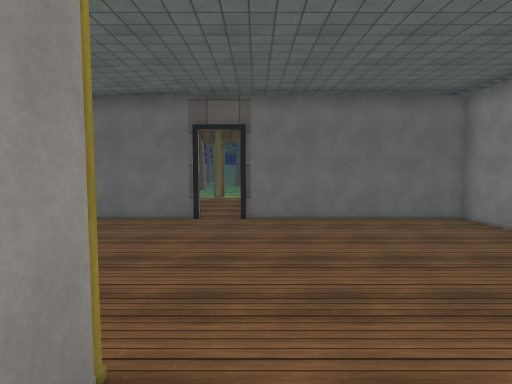
View 1 (above)

22 first-person views from a walk through a scene from a Unity 3-D project. The camera is 1.5 m above the floor, tilts 4° down and sees 80° across. The floor is counted in squares, 1 m on a side. Each view is taken from the middle of a square. On the plan, view 1 faces up. The plan holds only what a view shows up to about 15 squares ahead; the rest is blank. The place goes on beyond the plan. Some surface patterns are stand-ins.

View 2
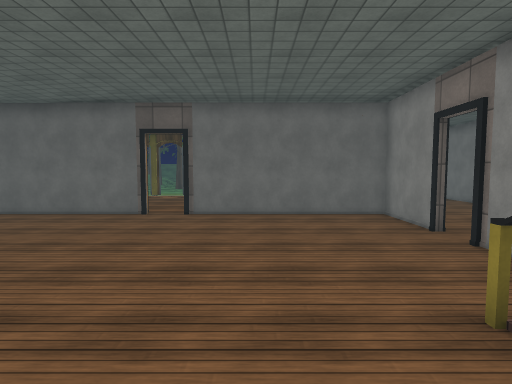

View 3
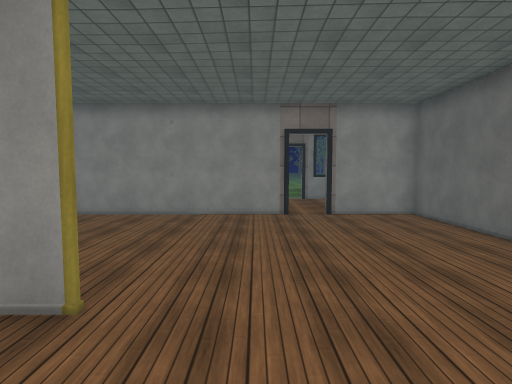

View 4
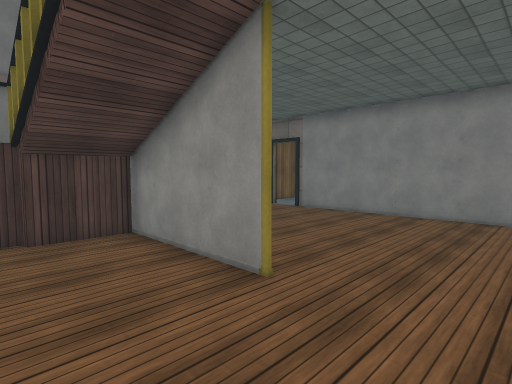

View 5
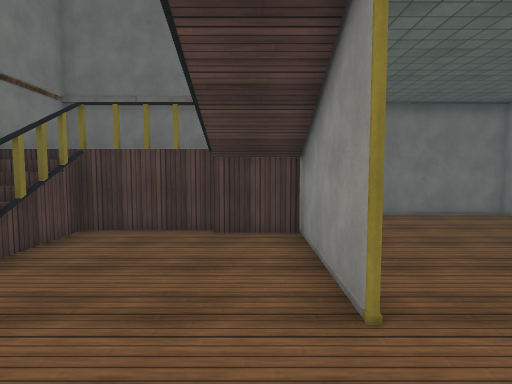

View 6
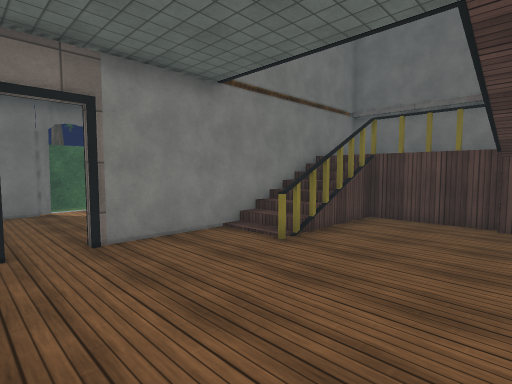

View 7
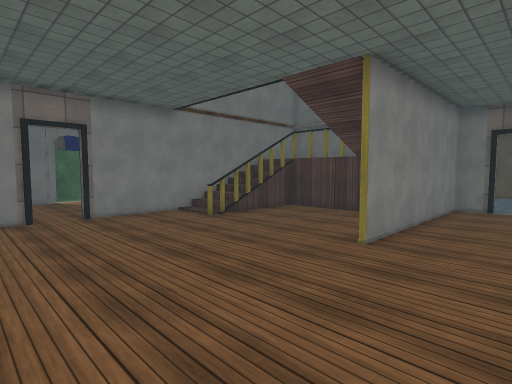

View 8
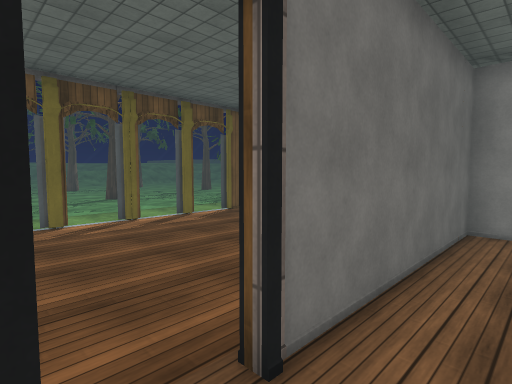

View 9
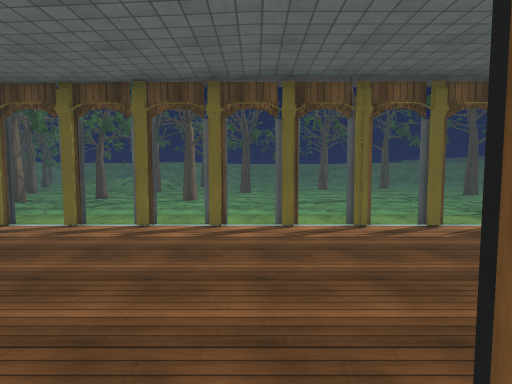

View 10
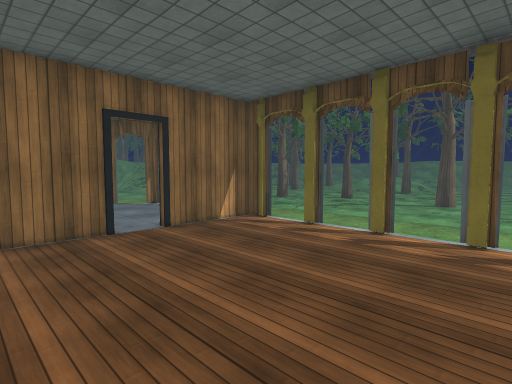

View 11
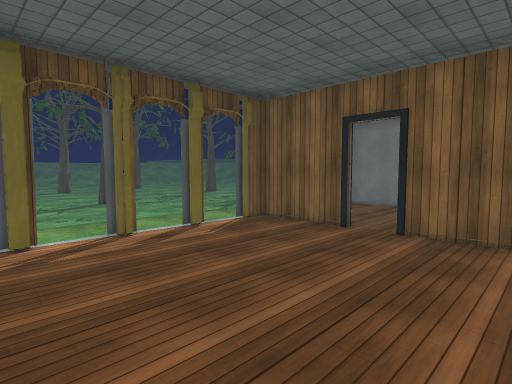

View 12
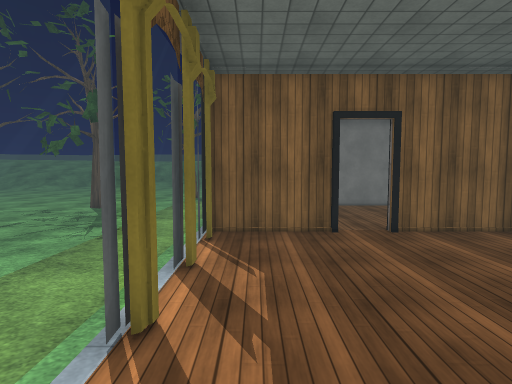

View 13
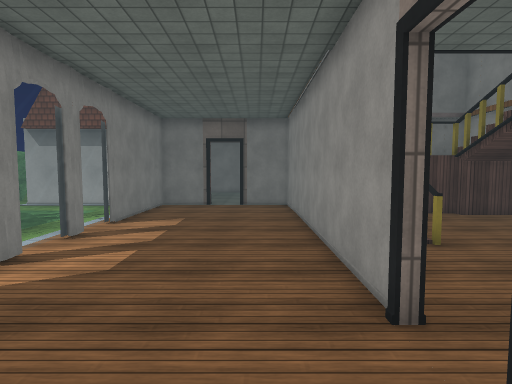

View 14
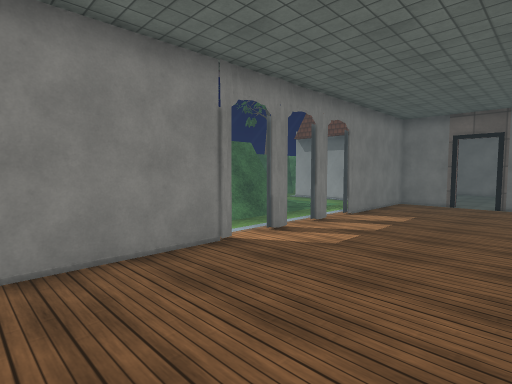

View 15
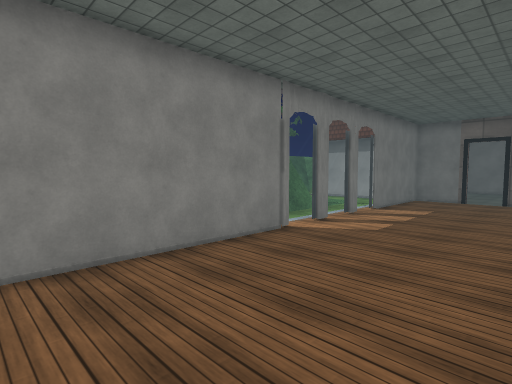

View 16
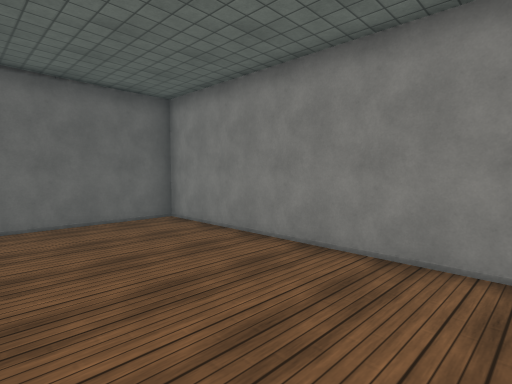

View 17
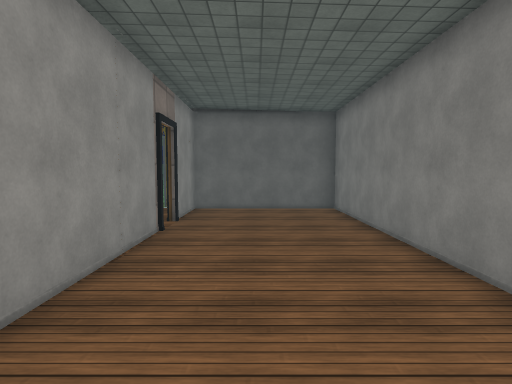

View 18
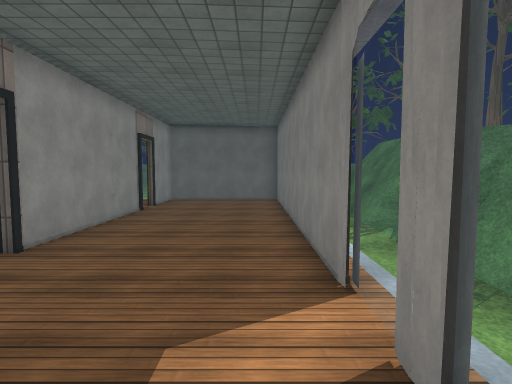

View 19
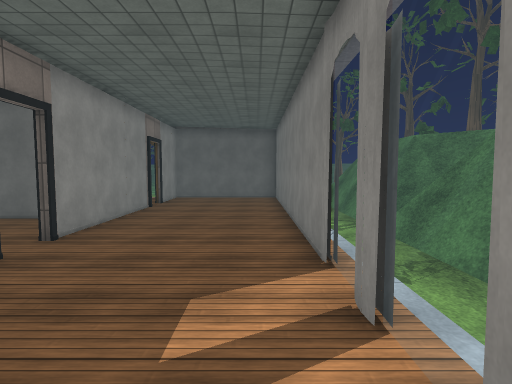

View 20
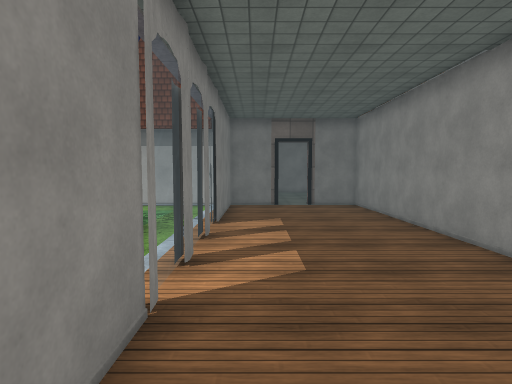

View 21
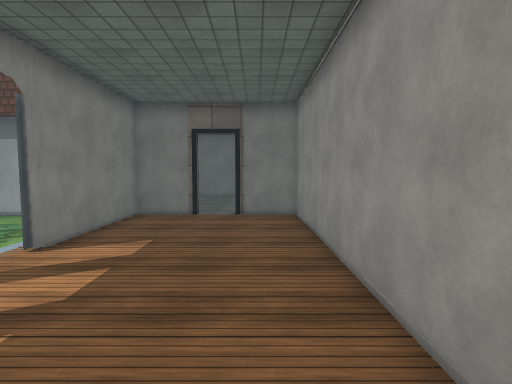

View 22
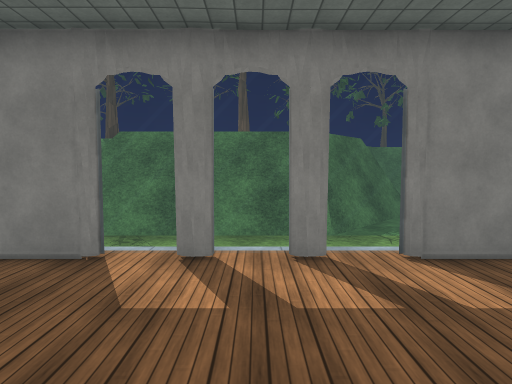

### Floor plan
Key: @ floor where view 1 was taken; # wall or solid block; . floor; / step, stairs or slope; = window, fence, low wall or low ledge; v drop or lower ground; T thing the floor can be seen under or through; O other object.
Columns run from 9 left of view 1 to 17 right of it. Each row starts with its distance up from view 1.
 28                       ..
 27            ..        ...
 26    ..      ...      ....
 25    ...    ...#    ......
 24 .. ... .. ...... ......
 23 ...... ..............#
 22  ....................
 21 .....................
 20 ..................  .
 19 .....................
 18  ....................
 17 #O=O=O=O=O=O=O=#######
 16 #..............#.....#
 15 #..............#.....#  ##=
 14 #..............#.....#  #vv
 13 #....................#  #
 12 #..............#.....#  #
 11 #..............#.....# .#
 10 ########.#######.....# .#v
  9 #..............#.....#..===
  8 #..............#.....#..##=
  7 #..............#.....#..#=
  6 .....................T..#
  5 #..............#.....T..#
  4 #..............#.....=..#
  3 #..............#.....#..#
  2 #.......O....#.#.....=..#
  1 #.......#....#/#.....#..#
  0 #.......#@...v/#.....=..=v
 -1 #.......#....v/#.....T...#v
 -2 #.......#....#/#.....T....#
 -3 #.......# #### #.....#.....
 -4 #.......#      #.....#.....
 -5 #......##      #..##.# ....

Positions as (right, up) in squares from view 1, and headings:
1: (0, 0), facing up
2: (2, -1), facing up
3: (2, 4), facing left
4: (2, 5), facing down-left
5: (0, 5), facing down
6: (0, 7), facing down-right
7: (-4, 8), facing down-right
8: (-2, 8), facing up-right
9: (-1, 9), facing up
10: (-1, 10), facing up-left
11: (-1, 10), facing up-right
12: (-1, 16), facing right
13: (8, 8), facing down
14: (7, 9), facing down-right
15: (7, 11), facing down-right
16: (7, 8), facing up-right
17: (9, 5), facing up
18: (11, 1), facing up
19: (11, 0), facing up
20: (11, 8), facing down
21: (8, 5), facing down
22: (7, 2), facing right
